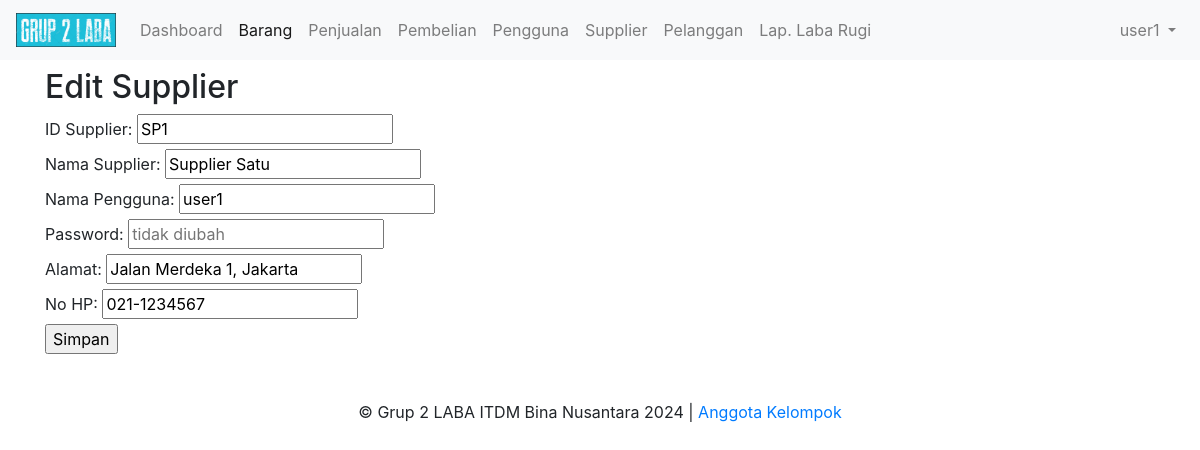
The page /supplier/edit/SP1 (signed in) on the database its author committed.
### tables this page shows
CREATE TABLE `Supplier` (
 `IdSupplier` varchar(10) NOT NULL,
 `NamaPengguna` varchar(20) DEFAULT NULL,
 `Password` varchar(32) DEFAULT NULL,
 `NamaSupplier` varchar(50) DEFAULT NULL,
 `NoTelp` varchar(15) DEFAULT NULL,
 `Alamat` varchar(100) DEFAULT NULL,
 PRIMARY KEY (`IdSupplier`),
 UNIQUE KEY `g` (`NamaPengguna`) USING BTREE
);

### core/BaseController.php (called while the page is built, shortened)
<?php
class BaseController {
    public function view($view, $data = []) {
        extract($data);
        $base_url = Config::getBaseUrl();
        $public_url = Config::getPublicUrl();
        $user = $_SESSION['user'];
        require_once BASE_DIR.'views/' . $view . '.php';
    }
}

### controllers/SupplierController.php (called while the page is built, shortened)
<?php
require_once BASE_DIR.'models/Supplier.php';
class SupplierController extends BaseController {
    public function edit($id) {
        $supplier = new Supplier();
        $data['supplier'] = $supplier->find($id);
        $this->view('supplier/edit', $data);
    }
}

### index.php (called while the page is built, shortened)
<?php
require_once __DIR__.'/config/Config.php';
require_once __DIR__.'/config/MyDatabase.php';
require_once __DIR__.'/core/BaseModel.php';
require_once __DIR__.'/core/BaseController.php';
$uri = isset($_GET['url']) ? $_GET['url'] : '';
Router::route($uri);

### config/Config.php (called while the page is built, shortened)
<?php
class Config {
    public static function getBaseUrl() {
        $requestUri = $_SERVER['REQUEST_URI'];
        $pos = strpos($requestUri, '/', 1);
        $basePath = substr($requestUri, 0, $pos + 1);
        return $basePath;
    }
    public static function getPublicUrl() {
        return static::getBaseUrl()."public/";
    }
}

### core/BaseModel.php (called while the page is built, shortened)
<?php
class BaseModel {
    protected $conn;
    protected $table;
    protected $primaryKey;
    public function __construct() {
        $database = new MyDatabase();
        $this->conn = $database->getConnection();
    }
    public function find($id) {
        $query = "SELECT * FROM " . $this->table . " WHERE " . $this->primaryKey . " = ?";
        $stmt = $this->conn->prepare($query);
        $stmt->bindParam(1, $id);
        $stmt->execute();
        return $stmt->fetch(PDO::FETCH_ASSOC);
    }
}

### config/MyDatabase.php (called while the page is built, shortened)
<?php
class MyDatabase {
    private $host = "localhost";
    private $db_name = "tk4_grup2";
    private $username = "root";
    private $password = "";
    public function getConnection() {
        $this->conn = null;
        try {
            $this->conn = new PDO("mysql:host=" . $this->host . ";dbname=" . $this->db_name, $this->username, $this->password);
            $this->conn->exec("set names utf8");
        } catch(PDOException $exception) {
            echo "Koneksi db error: " . $exception->getMessage();
        }
        return $this->conn;
    }
}

### models/Supplier.php (called while the page is built, shortened)
<?php
require_once BASE_DIR.'config/MyDatabase.php';
class Supplier extends BaseModel {
    public function __construct() {
        $this->table = 'Supplier';
        $this->primaryKey = 'IdSupplier';
    }
}

### views/supplier/edit.php (the view, shortened to what this page needs)
<!DOCTYPE html>
<html>
<head>
    <?php include_once $base_path."views/bootstrap_header.php"; ?>
</head>
<body>
<?php include_once $base_path."views/page_header.php"; ?>
<h2 class="h2 mt-5">Edit Supplier</h2>
<form action="<?= $base_url ?>supplier/update/<?= $supplier['IdSupplier'] ?>" method="POST">
    <label>ID Supplier:</label>
    <input type="text" name="IdSupplier" value="<?= $supplier['IdSupplier'] ?>" readonly><br>
    <label>Nama Supplier:</label>
    <input type="text" name="NamaSupplier" value="<?= $supplier['NamaSupplier'] ?>"><br>
    <label>Nama Pengguna:</label>
    <input type="text" name="NamaPengguna" value="<?= $supplier['NamaPengguna'] ?>"><br>
    <label>Password:</label>
    <input type="text" name="Password" value="" placeholder="tidak diubah" autocomplete="no"><br>
    <label>Alamat:</label>
    <input type="text" name="Alamat" value="<?= $supplier['Alamat'] ?>"><br>
    <label>No HP:</label>
    <input type="text" name="NoTelp" value="<?= $supplier['NoTelp'] ?>"><br>
    <input type="submit" value="Simpan">
</form>
<?php include_once $base_path."views/page_footer.php"; ?>
</body>
</html>

### views/page_header.php (shortened to what this page needs)
<header>
    <nav class="navbar navbar-expand-md navbar-light fixed-top bg-light">
        <a class="navbar-brand" href="#">
            <img src="<?= $public_url; ?>image/logo-long.png" width="100" />
        </a>
        <div class="collapse navbar-collapse" id="navbarCollapse">
            <ul class="navbar-nav mr-auto">
                <li class="nav-item ">
                    <a class="nav-link" href="<?= $base_url;?>">Dashboard</a>
                </li>
                <li class="nav-item active">
                    <a class="nav-link" href="<?= $base_url;?>barang">Barang</a>
                </li>
                <li class="nav-item">
                    <a class="nav-link" href="<?= $base_url;?>penjualan">Penjualan</a>
                </li>
                <li class="nav-item">
                    <a class="nav-link" href="<?= $base_url;?>pembelian">Pembelian</a>
                </li>
                <li class="nav-item">
                    <a class="nav-link" href="<?= $base_url;?>pengguna">Pengguna</a>
                </li>
                <li class="nav-item">
                    <a class="nav-link" href="<?= $base_url;?>supplier">Supplier</a>
                </li>
                <li class="nav-item">
                    <a class="nav-link" href="<?= $base_url;?>pelanggan">Pelanggan</a>
                </li>
                <li class="nav-item">
                    <a class="nav-link" href="<?= $base_url;?>pelanggan">Lap. Laba Rugi</a>
                </li>
            </ul>
            <ul class="navbar-nav ml-auto">
                <li class="nav-item dropdown">
                    <a class="nav-link dropdown-toggle" href="#" id="navbarDropdown" role="button" data-toggle="dropdown" aria-haspopup="true" aria-expanded="false">
                        <?= $user['NamaPengguna'];?>
                    </a>
                </li>
            </ul>
        </div>
    </nav>
</header>
<main role="main" class="flex-shrink-0">
    <div class="container">

### views/bootstrap_header.php (style rules this page uses)
body { padding: 20px; }

### rows shown on the page
supplier: NamaPengguna "user1", IdSupplier "SP1", NamaSupplier "Supplier Satu", Alamat "Jalan Merdeka 1, Jakarta", NoTelp "021-1234567"
